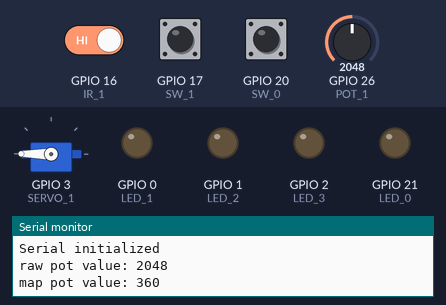
A sketch run on a simulated ESP32. Shown: servo, output pins drawn as LEDs (lit = HIGH), the last lines printed to the serial monitor. Dashed ring = blinking. Inputs (shaded band) come from the test bench; at power-on: GPIO 26 (POT_1) = 2048, GPIO 16 (IR_1) HIGH, GPIO 17 (SW_1) LOW, GPIO 20 (SW_0) LOW.

Above: at 3.2 s.
3.3 s: GPIO 26 (POT_1) set to 2785
6.3 s: GPIO 26 (POT_1) set to 2889
At 7.5 s:
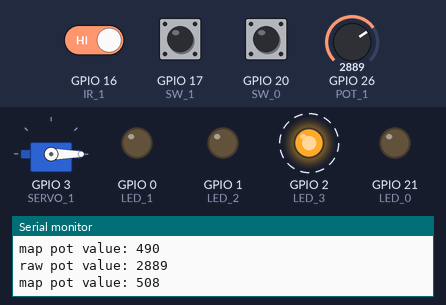
9.3 s: GPIO 16 (IR_1) driven LOW
At 11.9 s:
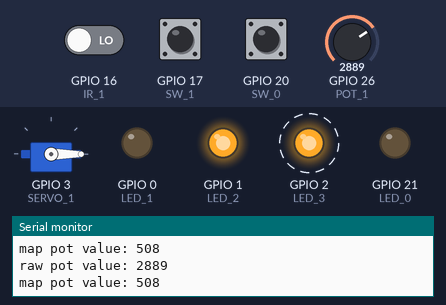
12.3 s: GPIO 17 (SW_1) pulled HIGH for 0.15 s
At 12.38 s:
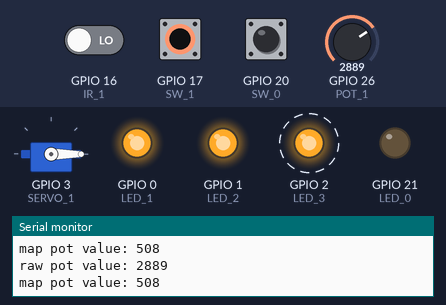
15.3 s: GPIO 20 (SW_0) pulled HIGH for 0.15 s
At 15.37 s:
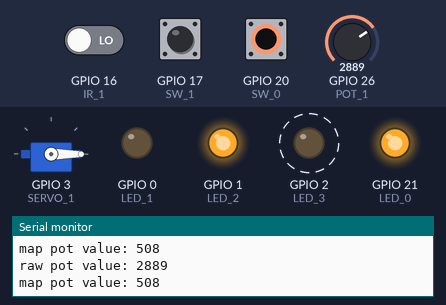
18.3 s: GPIO 20 (SW_0) pulled HIGH for 1 s
At 20.3 s:
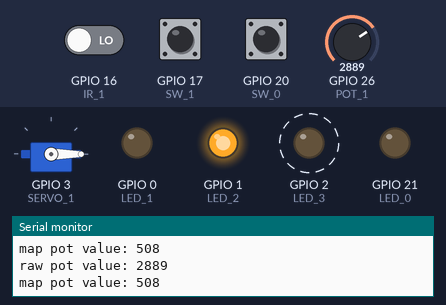
Timing chart, 0 to 22.3 s (numbered marks = the images above; inputs shaded):
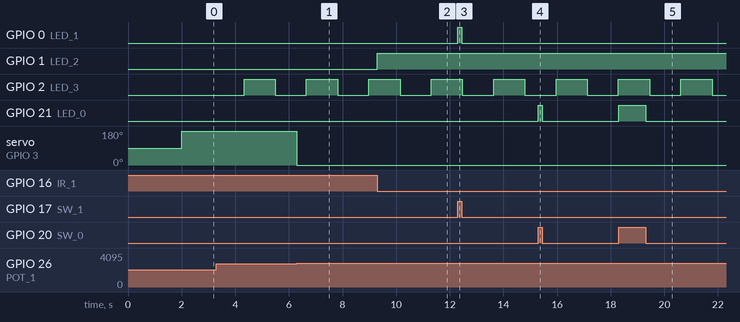

The sketch:

system_test.ino
```cpp
#include <Servo.h>

// Output GPIO Pins
int LED_0   = 21;   // Internal LED
int LED_1   = 0;    // Green LED
int LED_2   = 1;    // Red LED
int LED_3   = 2;

// Input GPIO Pins
int SW_0    = 20;   // Internal Switch
int SW_1    = 17;   // Push button
int SW_2    = 18;
int SW_3    = 19;
int SERVO_1 = 3;    // Servo lock
int POT_1   = 26;   // Potentiometer
int IR_1    = 16;   // Lid Sensor

// Object References
Servo servo_obj;

// Global Variables
int led_counter = 0;
int output_counter = 0;
bool led_state = HIGH;

// the setup function runs once when you press reset or power the board
void setup() {

  // initialize output pins
  pinMode(LED_BUILTIN,  OUTPUT);
  pinMode(LED_0,        OUTPUT);
  pinMode(LED_1,        OUTPUT);
  pinMode(LED_2,        OUTPUT);
  pinMode(LED_3,        OUTPUT);

  // initialize input pins
  pinMode(SW_0,     INPUT);
  pinMode(SW_1,     INPUT);
  pinMode(SW_2,     INPUT);
  pinMode(SW_3,     INPUT);
  pinMode(SERVO_1,  INPUT);
  pinMode(POT_1,    INPUT);
  pinMode(IR_1,     INPUT);

  // initialize servo
  servo_obj.attach(SERVO_1, 700, 2400);

  // initialize serial communication
  Serial.begin(9600);
  delay(2000);
  Serial.println("Serial initialized");
}

void test_led(){

  if (led_counter > 1000){
    led_counter = 0;

    // toggles led light on/off
    led_state = !led_state;
    digitalWrite(LED_BUILTIN, led_state);
  }
  // adds 1 to the counter every time the function is called
  led_counter++;
}

void test_switch(){

  // if onboard button == true, illuminate onboard LED
  if (digitalRead(SW_0)){
    digitalWrite(LED_0, HIGH);
  }
  else{
    digitalWrite(LED_0, LOW);
  }

  // if pushbutton == true, illuminate LED_1
  if (digitalRead(SW_1)){
    digitalWrite(LED_1, HIGH);
  }
  else {
    digitalWrite(LED_1, LOW);
  }
}

void test_ir(){

  //if lid closed, LED_2 on, else off.
  if (!digitalRead(IR_1)) {
    digitalWrite(LED_2, HIGH);
  }
  else {
    digitalWrite(LED_2, LOW);
  }
}

void test_servo_pot(){

  // reads the value of the potentiometer (value between 0 and 1023)
  int raw_val = analogRead(POT_1);

  // scale it for use with the servo (value between 0 and 180)
  int val = map(raw_val, 0, 1023, 0, 180);

  // sets the servo position according to the scaled value
  servo_obj.write(val);

  // aproximately once a second, print values to serial
  output_counter = (output_counter + 1) % 1000;
  if(output_counter == 0){
    Serial.println("raw pot value: " + String(raw_val));
    Serial.println("map pot value: " + String(val));
  }
}

// the loop function runs over and over again forever
void loop() {

  // call test functions
  test_led();
  test_switch();
  test_servo_pot();
  test_ir();

  // sleeps for 1 millisecond
  delay(1);
}
```

Measured:
- the behaviour switches between 2841 and 2842 on GPIO 26 (POT_1) (found by bisection; images 0 and 1)
- after the input at 6.3 s, servo on GPIO 3 (SERVO_1): 180° → 0° at once
- after the input at 9.3 s, GPIO 1 (LED_2): LOW → HIGH at once
- after the input at 12.3 s, GPIO 0 (LED_1): LOW → HIGH at once, → LOW 0.15 s later
- after the input at 15.3 s, GPIO 21 (LED_0): LOW → HIGH at once, → LOW 0.15 s later
- after the input at 18.3 s, GPIO 21 (LED_0): LOW → HIGH at once, → LOW 1.0 s later
